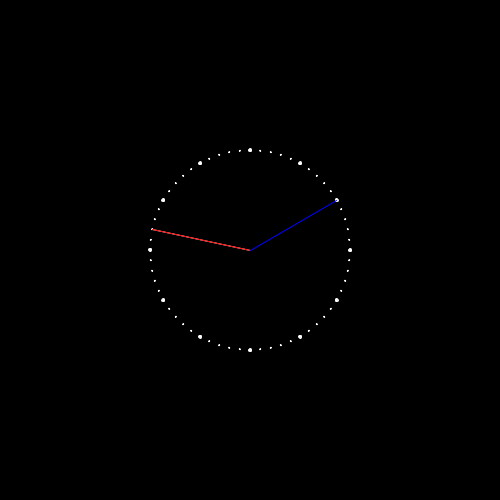
Frame 1 (no input)
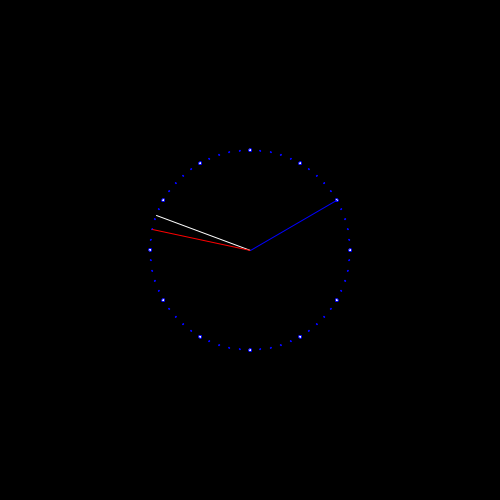
Frame 60 (the mouse pressed at the canvas centre just before this capture)
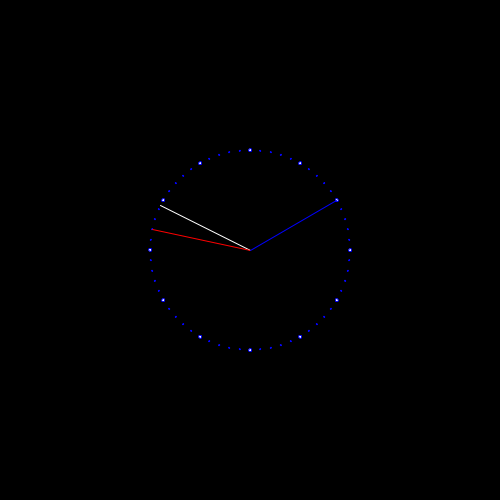
Frame 120 (the mouse held since frame 60 and released just before this capture)

The Processing sketch that drew these frames (run headless with seeded random() and noise(); from frame 60 on, the mouse is pressed at the canvas centre):

// Processing sketch: S13Q3
// ── S13Q3.pde
int clockRadius = 100;
int tickSize = 1;
int largeTickSize = 3;
int lastSec = 0;
int milliOffset = 0;

void setup() {
  size(500, 500);
  stroke(255);
}

void draw() {
  background(0);
  float angle;
  float x;
  float y;

  // draw tick marks
  for (int i = 0; i < 60; i++) {
    angle = i/60.0 * 2 * PI; // angle to dot
    // center these on canvas
    x = cos(angle)*clockRadius + width/2;
    y = sin(angle)*clockRadius + height/2;
    if (i%5 == 0) {
      ellipse(x, y, largeTickSize, largeTickSize);
    } else {
      ellipse(x, y, tickSize, tickSize);
    }
  }
  //check if seconds have changed
  if(lastSec!=second()){
    milliOffset = millis(); //store offset between millis() == 0 and true millisecond == 0
  }
  lastSec = second(); // update lastSec
  // calculate and draw the second hand
  stroke(255);
  angle = second()/60.0*PI*2 - PI/2; //PI/2 to set 0 to vertical
  angle+=(millis()-milliOffset)%1000/60000.0*PI*2; //change millis() into a looping 1000 interval
  x = cos(angle)*clockRadius + width/2;
  y = sin(angle)*clockRadius + height/2;
  line(width/2, height/2, x, y);

  //calculate and draw the minute hand
  stroke(#ff0000);
  angle = minute()/60.0*PI*2 - PI/2;
  x = cos(angle)*clockRadius + width/2;
  y = sin(angle)*clockRadius + height/2;
  line(width/2, height/2, x, y);
  
  //calculate and draw the hour hand
  angle = hour()/24.0*PI*2 - PI/2;
  x = cos(angle)*clockRadius + width/2;
  y = sin(angle)*clockRadius + height/2;
  stroke(#0000ff);
  line(width/2, height/2, x, y);
}
